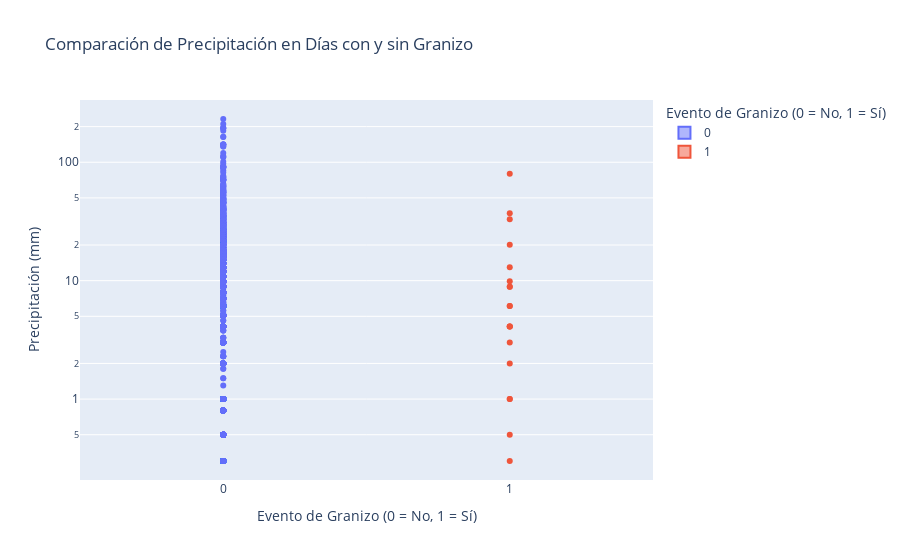

The cell this chart's notebook holds for it:
### Markdown cell above
Comparación de Precipitación

### Code cell
# Comparamos la distribución de la Precipitación (PRCP) en días CON y SIN granizo.

fig_prcp = px.box(
    df,
    x='granizo',
    y='PRCP',
    color='granizo',
    title='Comparación de Precipitación en Días con y sin Granizo',
    labels={
        "granizo": "Evento de Granizo (0 = No, 1 = Sí)",
        "PRCP": "Precipitación (mm)"
    },
   # points='all'
)

# Nota: La escala del eje Y puede parecer extraña si hay eventos de lluvia extrema.
# Usamos un rango logarítmico para visualizar mejor la distribución si hay muchos ceros.
fig_prcp.update_yaxes(type="log")

fig_prcp.show()

# Para guardarlo
# fig_prcp.write_html("../reports/figures/boxplot_prcp_vs_granizo.html")

### Figure 1 — Plotly figure (JSON) as saved in the notebook; plotly's stock layout.template omitted (floating-point values rounded to 4 significant figures; data arrays with more than 128 entries replaced by an {"elided": "..."} marker saying what was removed)
{"data": [{"alignmentgroup": "True", "hovertemplate": "Evento de Granizo (0 = No, 1 = Sí)=%{x}<br>Precipitación (mm)=%{y}<extra></extra>", "legendgroup": "0", "marker": {"color": "#636efa"}, "name": "0", "notched": false, "offsetgroup": "0", "orientation": "v", "showlegend": true, "type": "box", "x": {"elided": "37304 int values"}, "x0": " ", "xaxis": "x", "y": {"elided": "37304 float values"}, "y0": " ", "yaxis": "y"}, {"alignmentgroup": "True", "hovertemplate": "Evento de Granizo (0 = No, 1 = Sí)=%{x}<br>Precipitación (mm)=%{y}<extra></extra>", "legendgroup": "1", "marker": {"color": "#EF553B"}, "name": "1", "notched": false, "offsetgroup": "1", "orientation": "v", "showlegend": true, "type": "box", "x": [1, 1, 1, 1, 1, 1, 1, 1, 1, 1, 1, 1, 1, 1, 1, 1, 1, 1, 1, 1, 1, 1, 1, 1, 1, 1, 1, 1, 1, 1, 1, 1, 1, 1, 1, 1, 1, 1, 1, 1, 1, 1, 1, 1, 1, 1, 1, 1, 1, 1, 1, 1, 1, 1, 1, 1, 1, 1, 1, 1, 1, 1, 1, 1, 1, 1, 1, 1, 1, 1, 1, 1, 1, 1, 1, 1, 1, 1, 1, 1, 1, 1, 1, 1, 1, 1, 1, 1, 1, 1, 1, 1, 1, 1, 1], "x0": " ", "xaxis": "x", "y": [0.0, 0.0, 0.0, 20.1, 37.1, 0.0, 0.0, 4.1, 0.0, 0.0, 0.0, 0.0, 0.0, 6.1, 0.0, 0.0, 0.0, 0.0, 0.0, 0.0, 0.0, 0.0, 4.1, 0.0, 0.3, 0.0, 0.0, 33.0, 0.0, 0.0, 0.0, 0.0, 8.9, 0.0, 13.0, 0.0, 0.0, 1.0, 0.0, 0.0, 0.0, 0.0, 0.0, 0.0, 0.0, 0.0, 0.0, 4.1, 0.0, 0.0, 0.0, 0.0, 0.0, 0.0, 0.0, 6.1, 0.0, 0.0, 8.9, 0.0, 0.0, 0.0, 0.0, 1.0, 0.5, 0.0, 0.0, 0.0, 0.0, 0.0, 0.0, 9.9, 0.0, 0.0, 0.0, 0.0, 0.0, 0.0, 0.0, 0.0, 0.0, 0.0, 80.0, 0.0, 0.0, 3.0, 0.0, 0.0, 0.0, 0.0, 0.0, 2.0, 0.0, 0.0, 0.0], "y0": " ", "yaxis": "y"}], "layout": {"boxmode": "overlay", "legend": {"title": {"text": "Evento de Granizo (0 = No, 1 = Sí)"}, "tracegroupgap": 0}, "title": {"text": "Comparación de Precipitación en Días con y sin Granizo"}, "xaxis": {"anchor": "y", "categoryarray": [0, 1], "categoryorder": "array", "domain": [0, 1], "title": {"text": "Evento de Granizo (0 = No, 1 = Sí)"}}, "yaxis": {"anchor": "x", "domain": [0, 1], "title": {"text": "Precipitación (mm)"}, "type": "log"}}}
